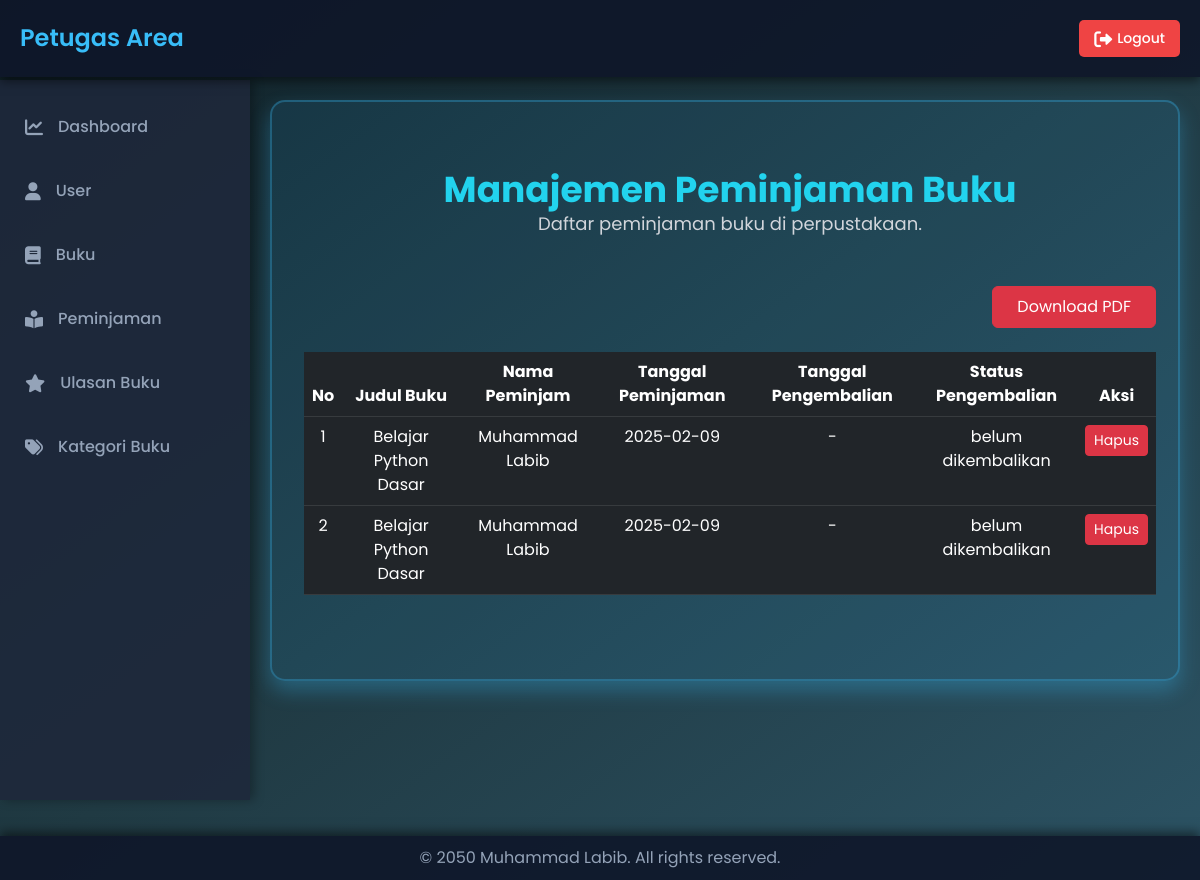
The app's page /petugas/index.php?hal=peminjaman (signed in) with its own data.
### tables this page shows
CREATE TABLE `labib_peminjaman` (
  `peminjamanid` int(11) NOT NULL,
  `userid` int(11) DEFAULT NULL,
  `bukuid` int(11) DEFAULT NULL,
  `tanggalpeminjaman` date NOT NULL,
  `tanggalpengembalian` date DEFAULT NULL,
  `statuspengembalian` varchar(50) DEFAULT NULL
);

CREATE TABLE `labib_buku` (
  `bukuid` int(11) NOT NULL,
  `judul` varchar(255) NOT NULL,
  `penulis` varchar(255) NOT NULL,
  `penerbit` varchar(255) NOT NULL,
  `tahunterbit` int(11) NOT NULL,
  `cover` varchar(255) DEFAULT NULL,
  `bukupdf` varchar(255) DEFAULT NULL
);

CREATE TABLE `labib_user` (
  `userid` int(11) NOT NULL,
  `username` varchar(255) NOT NULL,
  `password` varchar(255) NOT NULL,
  `email` varchar(255) NOT NULL,
  `namalengkap` varchar(255) NOT NULL,
  `alamat` text,
  `pp` varchar(255) DEFAULT NULL,
  `level` enum('admin','petugas','peminjam') NOT NULL DEFAULT 'peminjam'
);

### petugas/konten.php (called while the page is built, shortened)
<?php
class PageManager {
    private static $allowedPages = array(
        "dashboard",
        "user",
        "user_tambah",
        "user_edit",
        "user_hapus",
        "buku",
        "buku_tambah",
        "buku_edit",
        "buku_hapus",
        "kategoribuku",
        "kategoribuku_edit",
        "kategoribuku_tambah",
        "kategoribuku_hapus",
        "ulasan",
        "ulasan_hapus",
        "peminjaman",
        "peminjaman_hapus"
    );
    public static function getPage() {
        return isset($_GET['hal']) && self::isValidPage($_GET['hal']) ? $_GET['hal'] : "dashboard";
    }
    private static function isValidPage($page) {
        return in_array($page, self::$allowedPages);
    }
}
$hal = PageManager::getPage();
include "content_$hal.php";
?>

### petugas/content_peminjaman.php (the view, shortened to what this page needs)
<?php
$query = "SELECT lp.peminjamanid, lb.judul, lu.namalengkap, lp.tanggalpeminjaman,
                 lp.tanggalpengembalian, lp.statuspengembalian
          FROM labib_peminjaman lp
          LEFT JOIN labib_buku lb ON lp.bukuid = lb.bukuid
          LEFT JOIN labib_user lu ON lp.userid = lu.userid";
$result = mysqli_query($conn, $query);
?>
<!DOCTYPE html>
<html lang="id">
<head>
</head>
<body>
<div class="container py-5">
    <div class="text-center mb-5">
        <h1 class="text-4xl font-bold text-cyan-400">Manajemen Peminjaman Buku</h1>
        <p class="text-lg text-gray-300">Daftar peminjaman buku di perpustakaan.</p>
    </div>
    <div class="mb-4 text-end">
        <button onclick="exportPDF()" class="btn btn-danger px-4 py-2">Download PDF</button>
    </div>
    <div class="table-responsive">
        <table class="table table-dark table-hover" id="peminjamanTable">
            <thead>
                <tr>
                    <th>No</th>
                    <th>Judul Buku</th>
                    <th>Nama Peminjam</th>
                    <th>Tanggal Peminjaman</th>
                    <th>Tanggal Pengembalian</th>
                    <th>Status Pengembalian</th>
                    <th>Aksi</th>
                </tr>
            </thead>
            <tbody>
                <?php
                $no = 1;
                while ($row = mysqli_fetch_assoc($result)) {
                    echo "<tr>";
                    echo "<td>" . $no++ . "</td>";
                    echo "<td>" . htmlspecialchars($row['judul']) . "</td>";
                    echo "<td>" . htmlspecialchars($row['namalengkap']) . "</td>";
                    echo "<td>" . htmlspecialchars($row['tanggalpeminjaman']) . "</td>";
                    echo "<td>" . (isset($row['tanggalpengembalian']) ? htmlspecialchars($row['tanggalpengembalian']) : "-") . "</td>";
                    echo "<td>" . (isset($row['statuspengembalian']) ? htmlspecialchars($row['statuspengembalian']) : "Belum Kembali") . "</td>";
                    echo "<td>
                            <a href='?hal=peminjaman_hapus&id=" . $row['peminjamanid'] . "' class='btn btn-sm btn-danger' onclick='return confirm(\"Apakah Anda yakin ingin menghapus data ini?\")'>Hapus</a>
                          </td>";
                    echo "</tr>";
                }
                ?>
            </tbody>
        </table>
    </div>
</div>
</body>
</html>

### petugas/index.php (style rules this page uses)
body { font-family: 'Poppins', sans-serif; margin: 0; padding: 0; background: linear-gradient(to bottom right, #0f2027, #203a43, #2c5364); color: #ffffff; overflow-x: hidden; }

### records on screen
labib_peminjaman: bukuid.judul "Belajar Python Dasar", userid.namalengkap "Muhammad Labib", tanggalpeminjaman "2025-02-09", statuspengembalian "belum dikembalikan"
labib_peminjaman: bukuid.judul "Belajar Python Dasar", userid.namalengkap "Muhammad Labib", tanggalpeminjaman "2025-02-09", statuspengembalian "belum dikembalikan"
